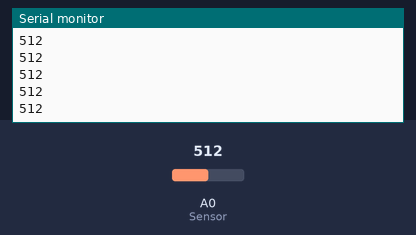
Simulated run of this sketch. Board: Arduino Uno, built with avr-gcc and run on an emulated ATmega328P. On the bench: the last lines printed to the serial monitor. Inputs (shaded band) come from the test bench; at power-on: A0 (Sensor) = 512.

Above: at 1.2 s.
1.3 s: A0 (Sensor) set to 716
At 1.31 s:
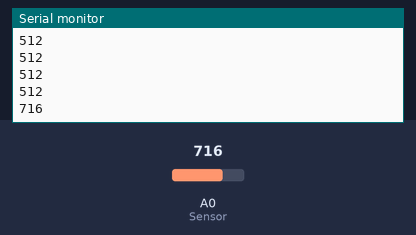
2.8 s: A0 (Sensor) set to 900
At 2.81 s:
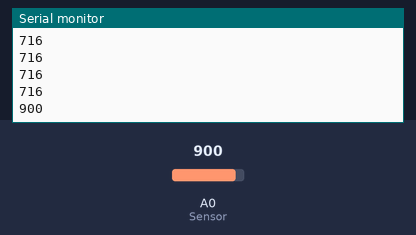
Timing chart, 0 to 5.8 s (numbered marks = the images above; inputs shaded):
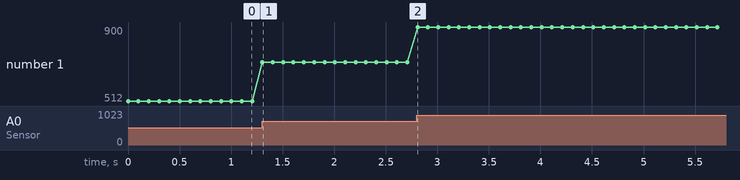

The sketch:

sketch_sep20a.ino
```cpp
// (licence header left out)
/***********Notice and Trouble shooting***************
 1.Connection and Diagram can be found here: https://www.dfrobot.com/wiki/index.php?title=Capacitive_Soil_Moisture_Sensor_SKU:SEN0193
 2.This code is tested on Arduino Uno.
 3.Sensor is connect to Analog 0 port.
 ****************************************************/

const int AirValue = 895;   //you need to replace this value with Value_1
const int WaterValue = 717;  //you need to replace this value with Value_2
int intervals = (AirValue - WaterValue)/3;
int soilMoistureValue = 0;
void setup() {
  Serial.begin(9600); // open serial port, set the baud rate to 9600 bps
}
void loop() {
soilMoistureValue = analogRead(A0);  //put Sensor insert into soil
 Serial.println(soilMoistureValue);
//if(soilMoistureValue > WaterValue && soilMoistureValue < (WaterValue + intervals))
//{
//  Serial.println("Very Wet");
//}
//else if(soilMoistureValue > (WaterValue + intervals) && soilMoistureValue < (AirValue - intervals))
//{
//  Serial.println("Wet");
//}
//else if(soilMoistureValue < AirValue && soilMoistureValue > (AirValue - intervals))
//{
//  Serial.println("Dry");
//}
delay(100);
}
```

Measured:
- after the input at 1.3 s, the serial monitor: prints a new line at once (image 1)
- after the input at 2.8 s, the serial monitor: prints a new line at once (image 2)
- plotted number 1: 512 → 716 after the input at 1.3 s, 716 → 900 after the input at 2.8 s
